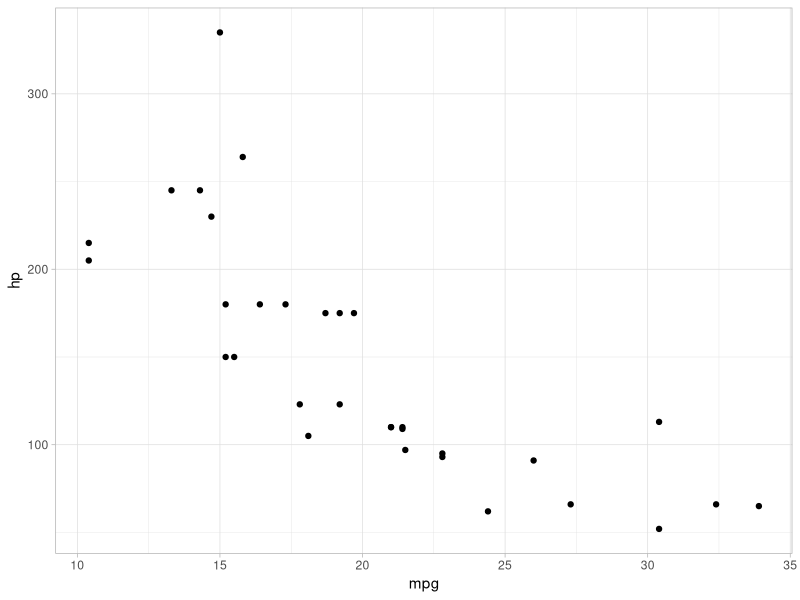

This chart was generated by the following R code:
## ---- chunk 1
1 + 1
## ---- chunk 2
library(ggplot2)
ggplot(mtcars, aes(x = mpg, y = hp)) +
  geom_point() +
  theme_light()
